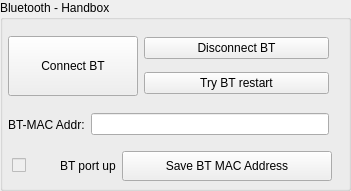
     <widget class="QGroupBox" name="gbBluetooth">
      <property name="geometry">
       <rect>
        <x>410</x>
        <y>0</y>
        <width>351</width>
        <height>191</height>
       </rect>
      </property>
      <property name="title">
       <string>Bluetooth - Handbox</string>
      </property>
      <widget class="QWidget" name="">
       <property name="geometry">
        <rect>
         <x>8</x>
         <y>107</y>
         <width>321</width>
         <height>35</height>
        </rect>
       </property>
       <layout class="QHBoxLayout" name="horizontalLayout_28">
        <item>
         <widget class="QLabel" name="lMACAddrBT">
          <property name="text">
           <string>BT-MAC Addr:</string>
          </property>
         </widget>
        </item>
        <item>
         <widget class="QLineEdit" name="leBTMACAddress">
          <property name="text">
           <string/>
          </property>
         </widget>
        </item>
       </layout>
      </widget>
      <widget class="QWidget" name="">
       <property name="geometry">
        <rect>
         <x>8</x>
         <y>30</y>
         <width>321</width>
         <height>72</height>
        </rect>
       </property>
       <layout class="QHBoxLayout" name="horizontalLayout_29">
        <item>
         <widget class="QPushButton" name="pbConnectBT">
          <property name="minimumSize">
           <size>
            <width>130</width>
            <height>60</height>
           </size>
          </property>
          <property name="maximumSize">
           <size>
            <width>130</width>
            <height>60</height>
           </size>
          </property>
          <property name="text">
           <string>Connect BT</string>
          </property>
         </widget>
        </item>
        <item>
         <layout class="QVBoxLayout" name="verticalLayout_6">
          <item>
           <widget class="QPushButton" name="pbDisonnectBT">
            <property name="text">
             <string>Disconnect BT</string>
            </property>
           </widget>
          </item>
          <item>
           <widget class="QPushButton" name="pbTryBTRestart">
            <property name="text">
             <string>Try BT restart</string>
            </property>
           </widget>
          </item>
         </layout>
        </item>
       </layout>
      </widget>
      <widget class="QWidget" name="">
       <property name="geometry">
        <rect>
         <x>12</x>
         <y>150</y>
         <width>320</width>
         <height>32</height>
        </rect>
       </property>
       <layout class="QHBoxLayout" name="horizontalLayout_30">
        <item>
         <layout class="QHBoxLayout" name="horizontalLayout_20">
          <item>
           <widget class="QCheckBox" name="cbBTIsUp">
            <property name="enabled">
             <bool>false</bool>
            </property>
            <property name="text">
             <string/>
            </property>
           </widget>
          </item>
          <item>
           <widget class="QLabel" name="lBTPort">
            <property name="text">
             <string>BT port up</string>
            </property>
           </widget>
          </item>
         </layout>
        </item>
        <item>
         <widget class="QPushButton" name="pbSaveBTMACAddress">
          <property name="minimumSize">
           <size>
            <width>210</width>
            <height>30</height>
           </size>
          </property>
          <property name="maximumSize">
           <size>
            <width>210</width>
            <height>30</height>
           </size>
          </property>
          <property name="text">
           <string>Save BT MAC Address</string>
          </property>
         </widget>
        </item>
       </layout>
      </widget>
     </widget>
